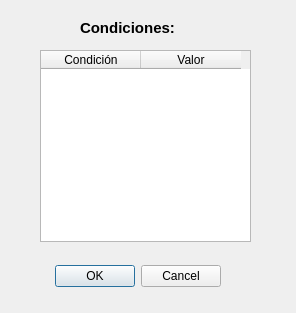
<?xml version="1.0" encoding="UTF-8"?>
<ui version="4.0">
 <class>GUI_Contratos_Condiciones</class>
 <widget class="QDialog" name="GUI_Contratos_Condiciones">
  <property name="geometry">
   <rect>
    <x>0</x>
    <y>0</y>
    <width>296</width>
    <height>313</height>
   </rect>
  </property>
  <property name="windowTitle">
   <string>Dialog</string>
  </property>
  <widget class="QDialogButtonBox" name="buttonBox">
   <property name="geometry">
    <rect>
     <x>50</x>
     <y>260</y>
     <width>171</width>
     <height>32</height>
    </rect>
   </property>
   <property name="orientation">
    <enum>Qt::Horizontal</enum>
   </property>
   <property name="standardButtons">
    <set>QDialogButtonBox::Cancel|QDialogButtonBox::Ok</set>
   </property>
  </widget>
  <widget class="QTableWidget" name="tableWidget">
   <property name="geometry">
    <rect>
     <x>40</x>
     <y>50</y>
     <width>211</width>
     <height>192</height>
    </rect>
   </property>
   <column>
    <property name="text">
     <string>Condición</string>
    </property>
   </column>
   <column>
    <property name="text">
     <string>Valor</string>
    </property>
   </column>
  </widget>
  <widget class="QLabel" name="label">
   <property name="geometry">
    <rect>
     <x>80</x>
     <y>20</y>
     <width>111</width>
     <height>16</height>
    </rect>
   </property>
   <property name="font">
    <font>
     <pointsize>11</pointsize>
     <weight>75</weight>
     <bold>true</bold>
    </font>
   </property>
   <property name="text">
    <string>Condiciones:</string>
   </property>
  </widget>
 </widget>
 <resources/>
 <connections>
  <connection>
   <sender>buttonBox</sender>
   <signal>accepted()</signal>
   <receiver>GUI_Contratos_Condiciones</receiver>
   <slot>accept()</slot>
   <hints>
    <hint type="sourcelabel">
     <x>248</x>
     <y>254</y>
    </hint>
    <hint type="destinationlabel">
     <x>157</x>
     <y>274</y>
    </hint>
   </hints>
  </connection>
  <connection>
   <sender>buttonBox</sender>
   <signal>rejected()</signal>
   <receiver>GUI_Contratos_Condiciones</receiver>
   <slot>reject()</slot>
   <hints>
    <hint type="sourcelabel">
     <x>316</x>
     <y>260</y>
    </hint>
    <hint type="destinationlabel">
     <x>286</x>
     <y>274</y>
    </hint>
   </hints>
  </connection>
 </connections>
</ui>
